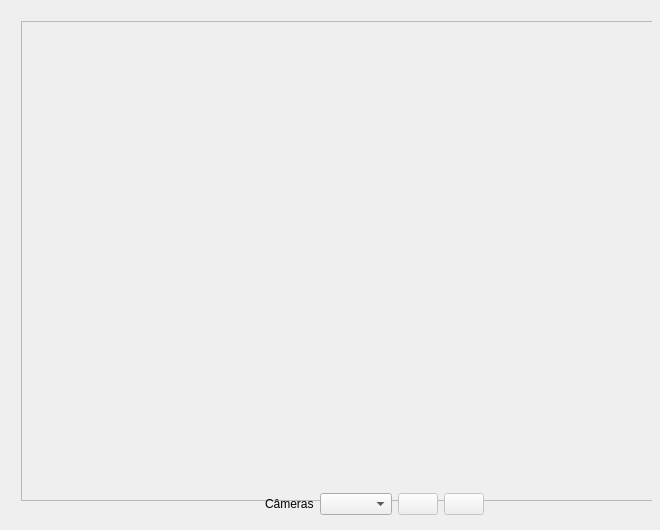
<?xml version="1.0" encoding="UTF-8"?>
 <ui version="4.0">
 <class>Widget</class>
 <widget class="QWidget" name="Widget" >
   <property name="geometry">
    <rect>
     <x>0</x>
     <y>0</y>
     <width>660</width>
     <height>530</height>
    </rect>
   </property>
   <property name="sizePolicy">
    <sizepolicy hsizetype="Minimum" vsizetype="Minimum">
     <horstretch>0</horstretch>
     <verstretch>0</verstretch>
    </sizepolicy>
   </property>
   <property name="minimumSize">
    <size>
     <width>660</width>
     <height>530</height>
    </size>
   </property>
   <property name="windowTitle">
    <string>CameraExample</string>
   </property>
   <widget class="QWidget" name="centralWidget">
    <widget class="QWidget" name="">
     <property name="geometry">
      <rect>
       <x>10</x>
       <y>10</y>
       <width>642</width>
       <height>516</height>
      </rect>
     </property>
     <layout class="QVBoxLayout" name="verticalLayout">
      <item>
       <widget class="QLabel" name="frameLabel">
        <property name="sizePolicy">
         <sizepolicy hsizetype="Minimum" vsizetype="Minimum">
          <horstretch>0</horstretch>
          <verstretch>0</verstretch>
         </sizepolicy>
        </property>
        <property name="minimumSize">
         <size>
          <width>640</width>
          <height>480</height>
         </size>
        </property>
        <property name="maximumSize">
         <size>
          <width>640</width>
          <height>480</height>
         </size>
        </property>
        <property name="styleSheet">
         <string notr="true"/>
        </property>
        <property name="frameShape">
         <enum>QFrame::StyledPanel</enum>
        </property>
        <property name="text">
         <string/>
        </property>
       </widget>
      </item>
      <item>
       <layout class="QHBoxLayout" name="horizontalLayout_3">
        <item>
         <spacer name="horizontalSpacer_2">
          <property name="orientation">
           <enum>Qt::Horizontal</enum>
          </property>
          <property name="sizeHint" stdset="0">
           <size>
            <width>40</width>
            <height>20</height>
           </size>
          </property>
         </spacer>
        </item>
        <item>
         <layout class="QHBoxLayout" name="horizontalLayout">
          <item>
           <widget class="QLabel" name="label_2">
            <property name="text">
             <string>Câmeras</string>
            </property>
           </widget>
          </item>
          <item>
           <widget class="QComboBox" name="cbDevices"/>
          </item>
         </layout>
        </item>
        <item>
         <layout class="QHBoxLayout" name="horizontalLayout_2">
          <item>
           <widget class="QPushButton" name="startButton">
            <property name="enabled">
             <bool>false</bool>
            </property>
            <property name="text">
             <string/>
            </property>
            <property name="icon">
             <iconset resource="icons.qrc">
              <normaloff>:/rec</normaloff>:/rec</iconset>
            </property>
           </widget>
          </item>
          <item>
           <widget class="QPushButton" name="stopButton">
            <property name="enabled">
             <bool>false</bool>
            </property>
            <property name="text">
             <string/>
            </property>
            <property name="icon">
             <iconset resource="icons.qrc">
              <normaloff>:/stop</normaloff>:/stop</iconset>
            </property>
           </widget>
          </item>
          <item>
           <spacer name="horizontalSpacer">
            <property name="orientation">
             <enum>Qt::Horizontal</enum>
            </property>
            <property name="sizeHint" stdset="0">
             <size>
              <width>40</width>
              <height>20</height>
             </size>
            </property>
           </spacer>
          </item>
         </layout>
        </item>
       </layout>
      </item>
     </layout>
    </widget>
   </widget>
  </widget>
  <layoutdefault spacing="6" margin="11"/>
  <resources>
   <include location="icons.qrc"/>
  </resources>
  <connections/>
 </ui>
